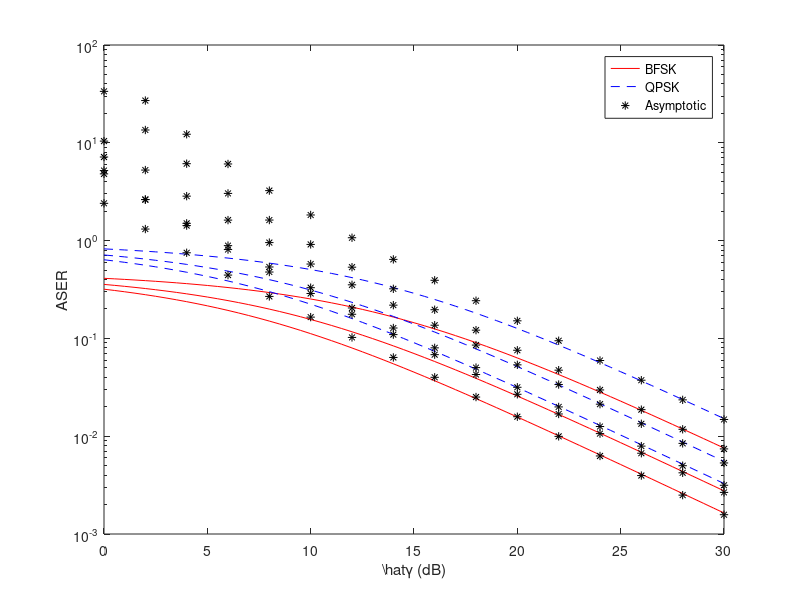

Here is the MATLAB script that generated this plot:
Aser_BFSK_1200=[0.4115513192075322, 0.4064889175760417, 0.4011589167216063, 0.3955511521607303, 0.3896558019811309, 0.3834635465486715, 0.3769657529064502, 0.3701546852660318, 0.3630237424132919, 0.3555677220357190, 0.3477831108973126, 0.3396683983850028, 0.3312244091549712, 0.3224546484496246, 0.3133656512021238, 0.3039673233434675, 0.2942732609453104, 0.2843010301476755, 0.2740723885061096, 0.2636134268229504, 0.2529546100495323, 0.2421306968840186, 0.2311805205755675, 0.2201466183953878, 0.2090747042753102, 0.1980129880061689, 0.1870113545921454, 0.1761204280437853, 0.1653905540037950, 0.1548707439658999, 0.1446076293593105, 0.1346444755736895, 0.1250203036509808, 0.1157691609478280, 0.1069195721880367, 0.0984941900419521, 0.0905096510320335, 0.08297662958174780, 0.07590007166442196, 0.06927958071941836, 0.06310992281691423, 0.05738161556971993, 0.05208156573636438, 0.04719372328794239, 0.04269972422871398, 0.03857949994748598, 0.03481183668085742, 0.03137487426288838, 0.02824653834354595, 0.02540490445583218, 0.02282849560893056, 0.02049651749007993, 0.01838903695113389, 0.01648711035886607, 0.01477286873711450, 0.01322956656028317, 0.01184160069455116, 0.01059450543105893, 0.00947492889878965, 0.008470595447929069, 0.007570257903779762];
Aser_BFSK_2000=[0.3565222351336129, 0.3487786354433742, 0.3407049304610234, 0.3323016253030687, 0.3235718621858758, 0.3145217699852480, 0.3051608076737892, 0.2955020876153988, 0.2855626619767338, 0.2753637531205165, 0.2649309071582221, 0.2542940491888207, 0.2434874195667040, 0.2325493731763460, 0.2215220283782129, 0.2104507590835867, 0.1993835321151901, 0.1883701021166874, 0.1774610869875192, 0.1667069571011474, 0.1561569802469875, 0.1458581701861372, 0.1358542890239793, 0.1261849517761155, 0.1168848755478992, 0.1079833062119168, 0.0995036433715614, 0.0914632710697987, 0.08387358856168051, 0.07674022381640310, 0.07006340324909841, 0.06383844509229642, 0.05805634095217754, 0.05270439021839786, 0.04776685458581150, 0.04322560431675493, 0.03906073329790961, 0.03525112575894312, 0.03177496317545990, 0.02861016498261812, 0.02573476103403615, 0.02312719715143365, 0.02076657762109162, 0.01863285017736152, 0.01670693999124426, 0.01497083958746988, 0.01340766158608242, 0.01200166082856399, 0.01073823191205388, 0.00960388750562156, 0.008586222126389523, 0.007673865358840660, 0.006856427841078220, 0.006124442737976409, 0.005469304882939078, 0.004883209301969030, 0.004359090434171804, 0.003890563028403877, 0.003471865419909181, 0.003097805667023798, 0.002763710849624699];
Aser_BFSK_2600=[0.3185610722749940, 0.3093358873217131, 0.2998066424581013, 0.2899886148644846, 0.2799011591035283, 0.2695678974808561, 0.2590168215674853, 0.2482802836458045, 0.2373948586297691, 0.2264010607674565, 0.2153429053079232, 0.2042673132200955, 0.1932233666233851, 0.1822614331602875, 0.1714321881672075, 0.1607855730471867, 0.1503697355441578, 0.1402300016350120, 0.1304079287918122, 0.1209404861935102, 0.1118593994011396, 0.1031906858825717, 0.0949543947983918, 0.08716455104851501, 0.07982929111233817, 0.07295116784504749, 0.06652759389623919, 0.06055138913609890, 0.05501139633337423, 0.04989313091507572, 0.04517943431884010, 0.04085110550329386, 0.03688749090624195, 0.03326701892881933, 0.02996767041172626, 0.02696738125354931, 0.02424437713180538, 0.02177744319163230, 0.01954613360229587, 0.01753092715187851, 0.01571333569251232, 0.01407597239286256, 0.01260258653939394, 0.01127807116719964, 0.01008844919143976, 0.00902084302698330, 0.008063431983240257, 0.007205401042990703, 0.006436884003459803, 0.005748903389775273, 0.005133309051658546, 0.004582716925085584, 0.004090449078086534, 0.003650475858790579, 0.003257360718117373, 0.002906208082116976, 0.002592614492764153, 0.002312623114689952, 0.002062681613074013, 0.001839603339270633, 0.001640531711142554];


Aser_BFSK_asym_1200=[33.57865402312165, 13.51954155762244, 6.115994247386133, 3.037950659494462, 1.622251680420369, 0.913969127679449, 0.5349002170895626, 0.3213244715622425, 0.1964157351200887, 0.1214395284304206, 0.07563873118018958, 0.04733466173886990, 0.02971127102253693, 0.01868499575092108, 0.01176495996770494, 0.007413451055378907];
Aser_BFSK_asym_2000=[5.203274450064408, 2.631077551603410, 1.423955479749613, 0.8100360896715471, 0.4772578044091033, 0.2879918683890712, 0.1765634531179133, 0.1093755712493115, 0.06820895110305622, 0.04271880328489104, 0.02682741493155584, 0.01687674383733304, 0.01062853667010306, 0.006698208673655324, 0.004223122442431817, 0.002663351823065741];
Aser_BFSK_asym_2600=[2.405457309009204, 1.312346603331019, 0.7508448168725487, 0.4441371842307634, 0.2687171248198193, 0.1650332836792755, 0.1023482165980763, 0.06387268342726793, 0.04002146715931715, 0.02514084596199951, 0.01581868139845927, 0.00996336552697237, 0.006279477017640614, 0.003959303763687150, 0.002497045961849335, 0.001575089318372034];

Aser_QPSK_1200=[0.8231026384150645, 0.8129778351520835, 0.8023178334432126, 0.7911023043214606, 0.7793116039622619, 0.7669270930973430, 0.7539315058129003, 0.7403093705320635, 0.7260474848265837, 0.7111354440714380, 0.6955662217946253, 0.6793367967700056, 0.6624488183099425, 0.6449092968992491, 0.6267313024042475, 0.6079346466869349, 0.5885465218906209, 0.5686020602953510, 0.5481447770122193, 0.5272268536459009, 0.5059092200990647, 0.4842613937680372, 0.4623610411511350, 0.4402932367907756, 0.4181494085506204, 0.3960259760123378, 0.3740227091842908, 0.3522408560875706, 0.3307811080075899, 0.3097414879317999, 0.2892152587186210, 0.2692889511473791, 0.2500406073019616, 0.2315383218956560, 0.2138391443760735, 0.1969883800839042, 0.1810193020640670, 0.1659532591634956, 0.1518001433288439, 0.1385591614388367, 0.1262198456338285, 0.1147632311394399, 0.1041631314727288, 0.0943874465758848, 0.08539944845742795, 0.07715899989497196, 0.06962367336171484, 0.06274974852577676, 0.05649307668709189, 0.05080980891166435, 0.04565699121786113, 0.04099303498015986, 0.03677807390226777, 0.03297422071773214, 0.02954573747422900, 0.02645913312056635, 0.02368320138910231, 0.02118901086211787, 0.01894985779757930, 0.01694119089585814, 0.01514051580755952];
Aser_QPSK_2000=[0.7130444702672258, 0.6975572708867484, 0.6814098609220468, 0.6646032506061373, 0.6471437243717517, 0.6290435399704959, 0.6103216153475784, 0.5910041752307976, 0.5711253239534676, 0.5507275062410331, 0.5298618143164442, 0.5085880983776413, 0.4869748391334081, 0.4650987463526920, 0.4430440567564258, 0.4209015181671735, 0.3987670642303803, 0.3767402042333748, 0.3549221739750385, 0.3334139142022947, 0.3123139604939749, 0.2917163403722743, 0.2717085780479586, 0.2523699035522310, 0.2337697510957983, 0.2159666124238336, 0.1990072867431228, 0.1829265421395974, 0.1677471771233610, 0.1534804476328062, 0.1401268064981968, 0.1276768901845929, 0.1161126819043551, 0.1054087804367957, 0.0955337091716230, 0.08645120863350986, 0.07812146659581922, 0.07050225151788623, 0.06354992635091980, 0.05722032996523624, 0.05146952206807230, 0.04625439430286729, 0.04153315524218324, 0.03726570035472305, 0.03341387998248852, 0.02994167917493977, 0.02681532317216484, 0.02400332165712798, 0.02147646382410775, 0.01920777501124312, 0.01717244425277905, 0.01534773071768132, 0.01371285568215644, 0.01224888547595282, 0.01093860976587816, 0.00976641860393806, 0.008718180868343608, 0.007781126056807755, 0.006943730839818362, 0.006195611334047595, 0.005527421699249398];
Aser_QPSK_2600=[0.6371221445499881, 0.6186717746434262, 0.5996132849162025, 0.5799772297289692, 0.5598023182070567, 0.5391357949617122, 0.5180336431349706, 0.4965605672916089, 0.4747897172595382, 0.4528021215349130, 0.4306858106158464, 0.4085346264401911, 0.3864467332467702, 0.3645228663205751, 0.3428643763344150, 0.3215711460943735, 0.3007394710883157, 0.2804600032700239, 0.2608158575836244, 0.2418809723870204, 0.2237187988022792, 0.2063813717651434, 0.1899087895967836, 0.1743291020970300, 0.1596585822246763, 0.1459023356900950, 0.1330551877924784, 0.1211027782721978, 0.1100227926667485, 0.0997862618301514, 0.0903588686376802, 0.08170221100658772, 0.07377498181248390, 0.06653403785763865, 0.05993534082345252, 0.05393476250709863, 0.04848875426361077, 0.04355488638326460, 0.03909226720459175, 0.03506185430375701, 0.03142667138502464, 0.02815194478572513, 0.02520517307878788, 0.02255614233439929, 0.02017689838287951, 0.01804168605396661, 0.01612686396648051, 0.01441080208598141, 0.01287376800691961, 0.01149780677955055, 0.01026661810331709, 0.00916543385017117, 0.008180898156173068, 0.007300951717581158, 0.006514721436234746, 0.005812416164233952, 0.005185228985528306, 0.004625246229379903, 0.004125363226148026, 0.003679206678541266, 0.003281063422285107];

Aser_QPSK_asym_1200=[7.15730804624329, 27.03908311524487, 12.23198849477227, 6.075901318988925, 3.244503360840738, 1.827938255358898, 1.069800434179125, 0.6426489431244851, 0.3928314702401775, 0.2428790568608413, 0.1512774623603792, 0.0946693234777398, 0.05942254204507386, 0.03736999150184216, 0.02352991993540988, 0.01482690211075782];
Aser_QPSK_asym_2000=[10.40654890012882, 5.262155103206820, 2.847910959499226, 1.620072179343094, 0.954515608818207, 0.5759837367781424, 0.3531269062358266, 0.2187511424986229, 0.1364179022061125, 0.08543760656978209, 0.05365482986311169, 0.03375348767466609, 0.02125707334020612, 0.01339641734731065, 0.008446244884863634, 0.005326703646131482];
Aser_QPSK_asym_2600=[4.810914618018408, 2.624693206662039, 1.501689633745097, 0.8882743684615267, 0.5374342496396385, 0.3300665673585509, 0.2046964331961527, 0.1277453668545359, 0.08004293431863429, 0.05028169192399903, 0.03163736279691853, 0.01992673105394475, 0.01255895403528123, 0.007918607527374300, 0.004994091923698669, 0.003150178636744068];
x=0:.5:30;
y=0:2:30;
semilogy(x,Aser_BFSK_1200,'r',x,Aser_QPSK_1200,'b--',y,Aser_BFSK_asym_1200,'k*',x,Aser_BFSK_2000,'r',x,Aser_BFSK_2600,'r',x,Aser_QPSK_2000,'b--',x,Aser_QPSK_2600,'b--',y,Aser_BFSK_asym_2000,'k*',y,Aser_BFSK_asym_2600,'k*',y,Aser_QPSK_asym_1200,'k*',y,Aser_QPSK_asym_2000,'k*',y,Aser_QPSK_asym_2600,'k*');
legend('BFSK','QPSK','Asymptotic');
hold on
 xlabel('\hat{\gamma} (dB)');
 ylabel('ASER');
 print -depsc ASER.eps